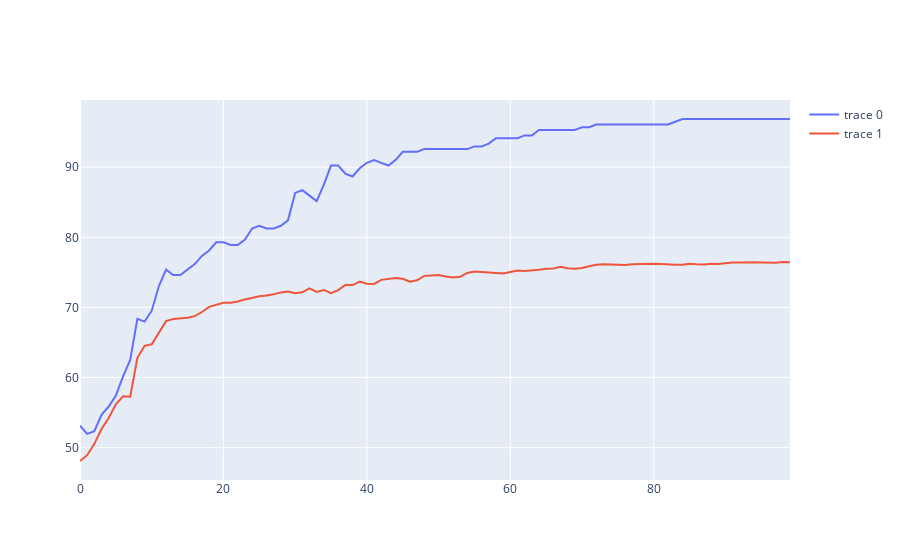

This figure's notebook cell:
### Code cell
fig = go.Figure()

fig.add_trace(go.Scatter(
    x= list(range(len(accuracy_train_list))),
    y=accuracy_train_list,
))
fig.add_trace(go.Scatter(
    x= list(range(len(accuracy_test_list))),
    y=accuracy_test_list,

))

fig.show()
